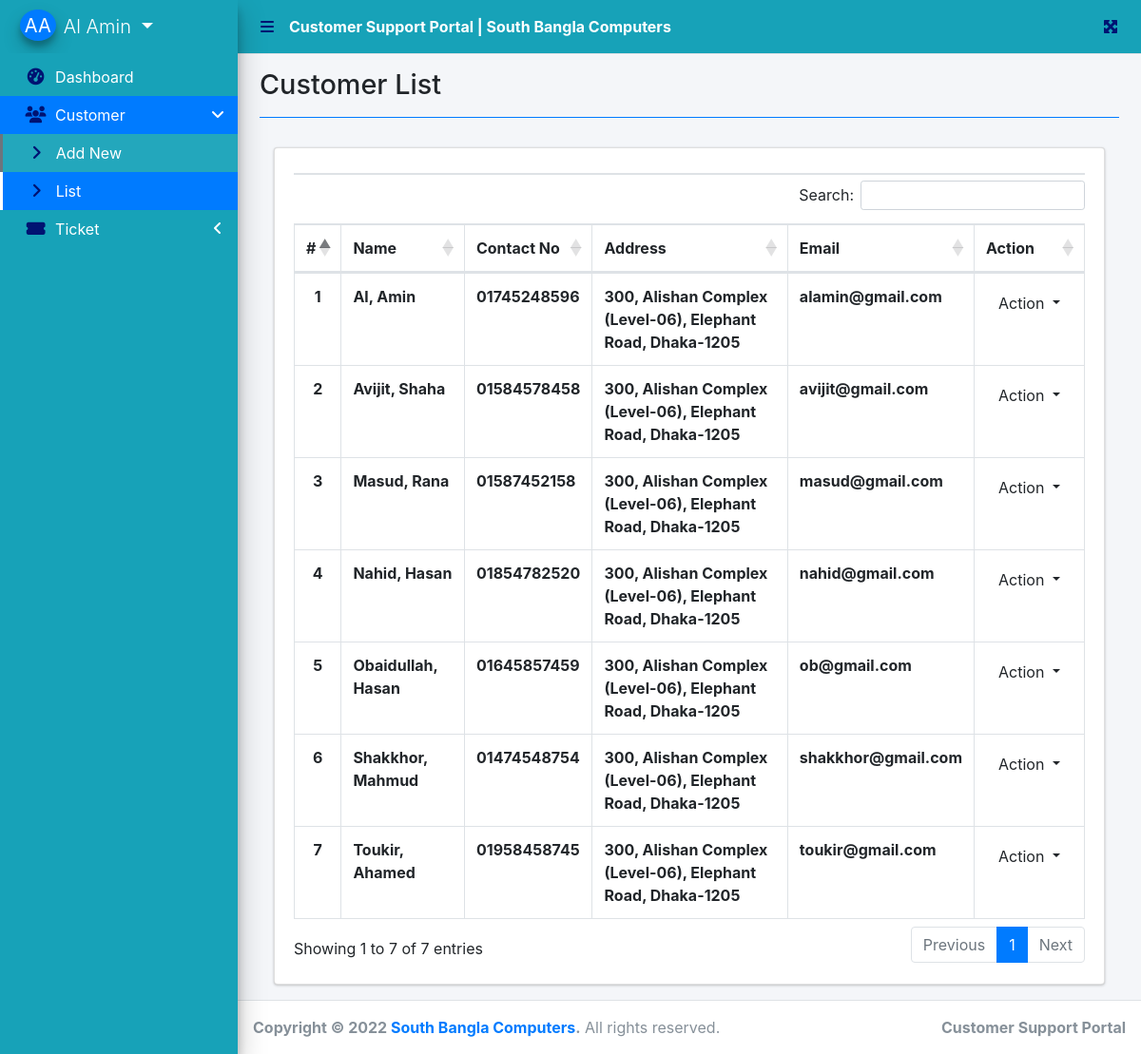
Screenshot of /index.php?page=customer_list (signed in) with the database file from the repository.
### tables this page shows
CREATE TABLE `customers` (
  `id` int(30) NOT NULL,
  `firstname` varchar(200) NOT NULL,
  `lastname` varchar(200) NOT NULL,
  `middlename` varchar(200) NOT NULL,
  `contact` varchar(100) NOT NULL,
  `address` text NOT NULL,
  `email` varchar(200) NOT NULL,
  `password` text NOT NULL,
  `date_created` datetime NOT NULL DEFAULT current_timestamp()
);

### customer_list.php (the view, shortened to what this page needs)
<?php include'db_connect.php' ?>
<link rel="stylesheet" type="text/css" href="https://cdnjs.cloudflare.com/ajax/libs/twitter-bootstrap/4.5.2/css/bootstrap.css">
<link rel="stylesheet" type="text/css" href="https://cdn.datatables.net/1.12.1/css/dataTables.bootstrap4.min.css">
<link rel="stylesheet" type="text/css" href="https://cdn.datatables.net/buttons/2.2.3/css/buttons.bootstrap4.min.css">
<div class="col-lg-12">
	<div class="card">
		<div class="card-body">
			<table class="table tabe-hover table-bordered" id="list">
				<table class="table table-hover table-bordered" id="example">
				<thead>
					<tr>
						<th>#</th>
						<th>Name</th>
						<th>Contact No</th>
						<th>Address</th>
						<th>Email</th>
						<th>Action</th>
					</tr>
				</thead>
				<tbody>
					<?php
					$i = 1;
					$qry = $conn->query("SELECT *,concat(firstname,', ',middlename,' ',lastname) as name FROM customers order by concat(firstname,', ',middlename,' ',lastname) asc");
					while($row= $qry->fetch_assoc()):
					?>
					<tr>
						<th class="text-center"><?php echo $i++ ?></th>
						<td><b><?php echo ucwords($row['name']) ?></b></td>
						<td><b><?php echo $row['contact'] ?></b></td>
						<td><b><?php echo $row['address'] ?></b></td>
						<td><b><?php echo $row['email'] ?></b></td>
						<td class="text-center">
							<button type="button" class="btn btn-default dropdown-toggle" data-toggle="dropdown" aria-expanded="true">
		                      Action
		                    </button>
						</td>
					</tr>
				<?php endwhile; ?>
				</tbody>
			</table>
		</div>
	</div>
</div>

### index.php (shortened to what this page needs)
<!DOCTYPE html>
<html lang="en">
<?php
	include 'header.php'
?>
<body class="hold-transition sidebar-mini layout-fixed layout-navbar-fixed layout-footer-fixed">
<div class="wrapper">
  <?php include 'topbar.php' ?>
  <?php include 'sidebar.php' ?>
  <div class="content-wrapper">
    <div class="content-header">
      <div class="container-fluid">
        <div class="row mb-2">
          <div class="col-sm-6">
            <h1 class="m-0"><?php echo $title ?></h1>
          </div>
        </div>
            <hr class="border-primary">
      </div>
    </div>
    <section class="content">
      <div class="container-fluid">
         <?php
          $page = isset($_GET['page']) ? $_GET['page'] : 'home';
          include $page.'.php';
          ?>
      </div>
    </section>
  </div>
  <footer class="main-footer">
    <strong>Copyright &copy; 2022 <a href="http://southbanglabd.com//">South Bangla Computers</a>.</strong>
    All rights reserved.
    <div class="float-right d-none d-sm-inline-block">
      <b>Customer Support Portal</b>
    </div>
  </footer>
</div>
</body>
</html>

### header.php (shortened to what this page needs)
<head>
  <?php
  $title = isset($_GET['page']) ? ucwords(str_replace("_", ' ', $_GET['page'])) : "Home";
  ?>
  <link rel="stylesheet" href="assets/plugins/fontawesome-free/css/all.min.css">
  <link rel="stylesheet" href="assets/plugins/overlayScrollbars/css/OverlayScrollbars.min.css">
  <link rel="stylesheet" href="assets/plugins/datatables-bs4/css/dataTables.bootstrap4.min.css">
  <link rel="stylesheet" href="assets/plugins/datatables-responsive/css/responsive.bootstrap4.min.css">
  <link rel="stylesheet" href="assets/plugins/datatables-buttons/css/buttons.bootstrap4.min.css">
  <link rel="stylesheet" href="assets/plugins/select2/css/select2.min.css">
  <link rel="stylesheet" href="assets/plugins/select2-bootstrap4-theme/select2-bootstrap4.min.css">
  <link rel="stylesheet" href="assets/plugins/sweetalert2-theme-bootstrap-4/bootstrap-4.min.css">
  <link rel="stylesheet" href="assets/plugins/toastr/toastr.min.css">
  <link rel="stylesheet" href="assets/dist/css/adminlte.min.css">
  <link rel="stylesheet" href="assets/dist/css/styles.css">
  <link rel="stylesheet" href="assets/plugins/summernote/summernote-bs4.min.css">
</head>

### topbar.php (shortened to what this page needs)
  <nav class="main-header navbar navbar-expand navbar-primary">
    <ul class="navbar-nav">
      <li class="nav-item">
        <a class="nav-link" data-widget="pushmenu" href="#" role="button"><i class="fas fa-bars"></i></a>
      </li>
      <li>
        <a class="nav-link text-white"  href="./" role="button"> <large><b>Customer Support Portal | South Bangla Computers</b></large></a>
      </li>
    </ul>
    <ul class="navbar-nav ml-auto">
      <li class="nav-item">
        <a class="nav-link" data-widget="fullscreen" href="#" role="button">
          <i class="fas fa-expand-arrows-alt"></i>
        </a>
      </li>
    </ul>
  </nav>
<link rel="stylesheet" href="https://cdnjs.cloudflare.com/ajax/libs/font-awesome/6.1.2/css/all.min.css" />

### sidebar.php (shortened to what this page needs)
<aside class="main-sidebar sidebar-primary elevation-4">
  <div class="dropdown">
 	<a href="javascript:void(0)" class="brand-link dropdown-toggle" data-toggle="dropdown" aria-expanded="true">
      <span class="brand-image img-circle elevation-3 d-flex justify-content-center align-items-center bg-primary text-white font-weight-500" style="width: 38px;height:50px"><?php echo strtoupper(substr($_SESSION['login_firstname'], 0,1).substr($_SESSION['login_lastname'], 0,1)) ?></span>
      <span class="brand-text font-weight-light"><?php echo ucwords($_SESSION['login_firstname'].' '.$_SESSION['login_lastname']) ?></span>
    </a>
  </div>
  <div class="sidebar">
    <nav class="mt-2">
      <ul class="nav nav-pills nav-sidebar flex-column nav-flat" data-widget="treeview" role="menu" data-accordion="false">
        <li class="nav-item dropdown">
          <a href="./" class="nav-link nav-home">
            <i class="nav-icon fas fa-tachometer-alt"></i>
            <p>
              Dashboard
            </p>
          </a>
        </li>
      <li class="nav-item">
          <a href="#" class="nav-link nav-edit_customer">
            <i class="nav-icon fas fa-users"></i>
            <p>
              Customer
              <i class="right fas fa-angle-left"></i>
            </p>
          </a>
          <ul class="nav nav-treeview">
            <li class="nav-item">
              <a href="./index.php?page=new_customer" class="nav-link nav-new_customer tree-item">
                <i class="fas fa-angle-right nav-icon"></i>
                <p>Add New</p>
              </a>
            </li>
            <li class="nav-item">
              <a href="./index.php?page=customer_list" class="nav-link nav-customer_list tree-item">
                <i class="fas fa-angle-right nav-icon"></i>
                <p>List</p>
              </a>
            </li>
          </ul>
        </li>
        <li class="nav-item">
          <a href="#" class="nav-link nav-edit_ticket nav-view_ticket">
            <i class="nav-icon fas fa-ticket-alt"></i>
            <p>
              Ticket
              <i class="right fas fa-angle-left"></i>
            </p>
          </a>
        </li>
      </ul>
    </nav>
  </div>
</aside>

### topbar.php (style rules this page uses)
.navbar-primary { background-color:#17a2b8; }
.nav-link { color:#001372; }

### sidebar.php (style rules this page uses)
.sidebar-primary { background-color:#17a2b8; }
.nav-link p { color:#fff; }
.nav-icon { color:#001372; }
.brand-link { background-color:#17a2b8; color:#fff; }

### rows the page displays
customers: name "Al, Amin", contact "01745248596", address "300, Alishan Complex (Level-06), Elephant Road, Dhaka-1205", email "alamin@gmail.com"
customers: name "Avijit, Shaha", contact "01584578458", address "300, Alishan Complex (Level-06), Elephant Road, Dhaka-1205", email "avijit@gmail.com"
customers: name "Masud, Rana", contact "01587452158", address "300, Alishan Complex (Level-06), Elephant Road, Dhaka-1205", email "masud@gmail.com"
customers: name "Nahid, Hasan", contact "01854782520", address "300, Alishan Complex (Level-06), Elephant Road, Dhaka-1205", email "nahid@gmail.com"
customers: name "Obaidullah, Hasan", contact "01645857459", address "300, Alishan Complex (Level-06), Elephant Road, Dhaka-1205", email "ob@gmail.com"
customers: name "Shakkhor, Mahmud", contact "01474548754", address "300, Alishan Complex (Level-06), Elephant Road, Dhaka-1205", email "shakkhor@gmail.com"
customers: name "Toukir, Ahamed", contact "01958458745", address "300, Alishan Complex (Level-06), Elephant Road, Dhaka-1205", email "toukir@gmail.com"

### other values shown
$_SESSION['login_firstname'].' '.$_SESSION['login_lastname'] "Al Amin"
$title "Customer List"
